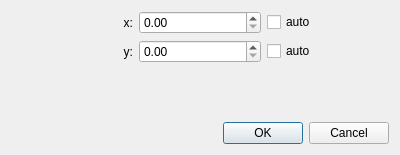
<?xml version="1.0" encoding="UTF-8"?>
<ui version="4.0">
 <class>ScaleDialogBase</class>
 <widget class="QDialog" name="ScaleDialogBase">
  <property name="windowModality">
   <enum>Qt::NonModal</enum>
  </property>
  <property name="geometry">
   <rect>
    <x>0</x>
    <y>0</y>
    <width>400</width>
    <height>155</height>
   </rect>
  </property>
  <property name="windowTitle">
   <string>geoCore - set scale</string>
  </property>
  <layout class="QVBoxLayout" name="verticalLayout">
   <item>
    <layout class="QGridLayout" name="gridLayout">
     <property name="sizeConstraint">
      <enum>QLayout::SetDefaultConstraint</enum>
     </property>
     <item row="1" column="0">
      <widget class="QLabel" name="label_2">
       <property name="text">
        <string>y:</string>
       </property>
       <property name="alignment">
        <set>Qt::AlignRight|Qt::AlignTrailing|Qt::AlignVCenter</set>
       </property>
       <property name="buddy">
        <cstring>yFactor</cstring>
       </property>
      </widget>
     </item>
     <item row="0" column="0">
      <widget class="QLabel" name="label">
       <property name="text">
        <string>x:</string>
       </property>
       <property name="alignment">
        <set>Qt::AlignRight|Qt::AlignTrailing|Qt::AlignVCenter</set>
       </property>
       <property name="buddy">
        <cstring>xFactor</cstring>
       </property>
      </widget>
     </item>
     <item row="1" column="1">
      <widget class="QDoubleSpinBox" name="yFactor">
       <property name="singleStep">
        <double>0.100000000000000</double>
       </property>
      </widget>
     </item>
     <item row="0" column="1">
      <widget class="QDoubleSpinBox" name="xFactor">
       <property name="singleStep">
        <double>0.100000000000000</double>
       </property>
      </widget>
     </item>
     <item row="0" column="2">
      <widget class="QCheckBox" name="xAuto">
       <property name="text">
        <string>auto</string>
       </property>
      </widget>
     </item>
     <item row="1" column="2">
      <widget class="QCheckBox" name="yAuto">
       <property name="text">
        <string>auto</string>
       </property>
      </widget>
     </item>
    </layout>
   </item>
   <item>
    <spacer name="verticalSpacer">
     <property name="orientation">
      <enum>Qt::Vertical</enum>
     </property>
     <property name="sizeHint" stdset="0">
      <size>
       <width>20</width>
       <height>40</height>
      </size>
     </property>
    </spacer>
   </item>
   <item>
    <widget class="QDialogButtonBox" name="buttonBox">
     <property name="orientation">
      <enum>Qt::Horizontal</enum>
     </property>
     <property name="standardButtons">
      <set>QDialogButtonBox::Cancel|QDialogButtonBox::Ok</set>
     </property>
    </widget>
   </item>
  </layout>
 </widget>
 <tabstops>
  <tabstop>xFactor</tabstop>
  <tabstop>xAuto</tabstop>
  <tabstop>yFactor</tabstop>
  <tabstop>yAuto</tabstop>
 </tabstops>
 <resources/>
 <connections>
  <connection>
   <sender>buttonBox</sender>
   <signal>accepted()</signal>
   <receiver>ScaleDialogBase</receiver>
   <slot>accept()</slot>
   <hints>
    <hint type="sourcelabel">
     <x>248</x>
     <y>254</y>
    </hint>
    <hint type="destinationlabel">
     <x>157</x>
     <y>274</y>
    </hint>
   </hints>
  </connection>
  <connection>
   <sender>buttonBox</sender>
   <signal>rejected()</signal>
   <receiver>ScaleDialogBase</receiver>
   <slot>reject()</slot>
   <hints>
    <hint type="sourcelabel">
     <x>316</x>
     <y>260</y>
    </hint>
    <hint type="destinationlabel">
     <x>286</x>
     <y>274</y>
    </hint>
   </hints>
  </connection>
 </connections>
</ui>
